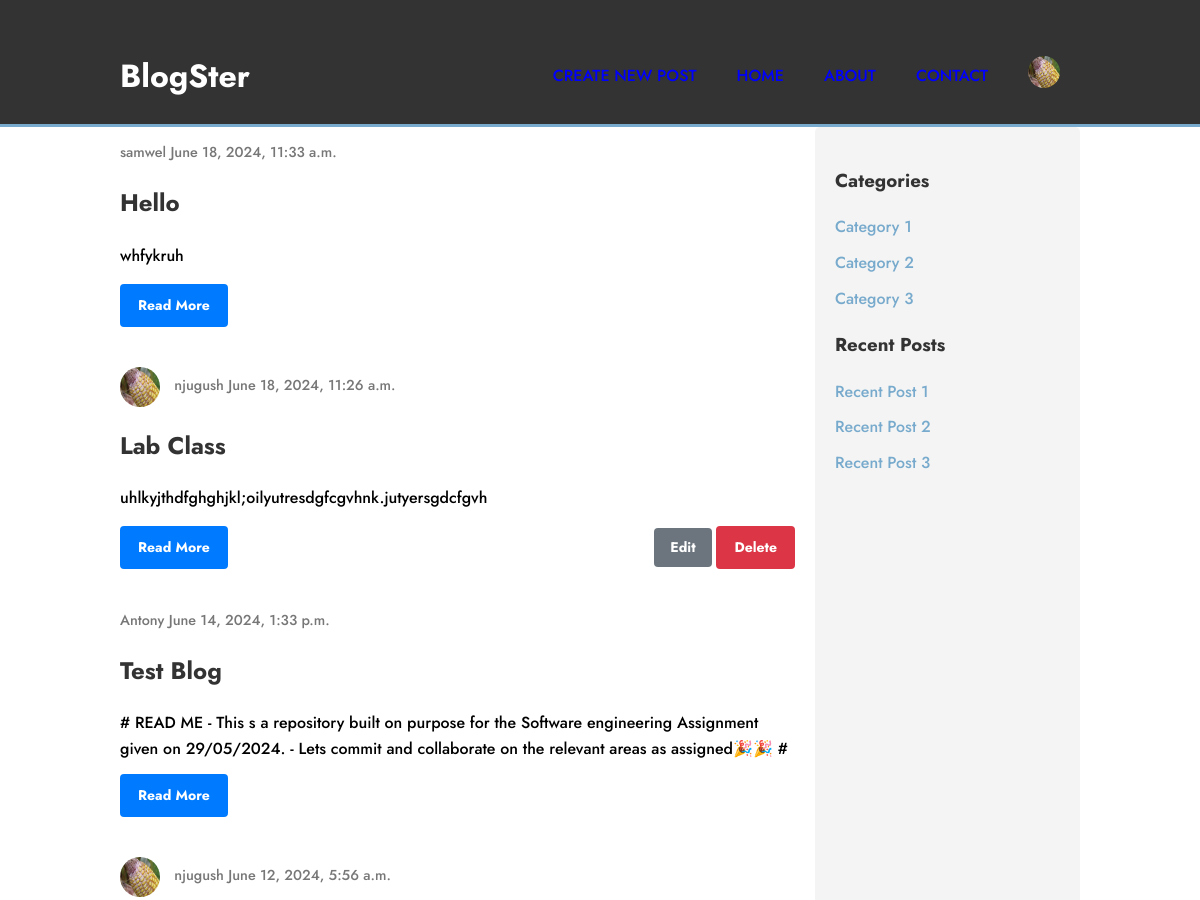
Before: / (signed in, upper part) with the older database file.
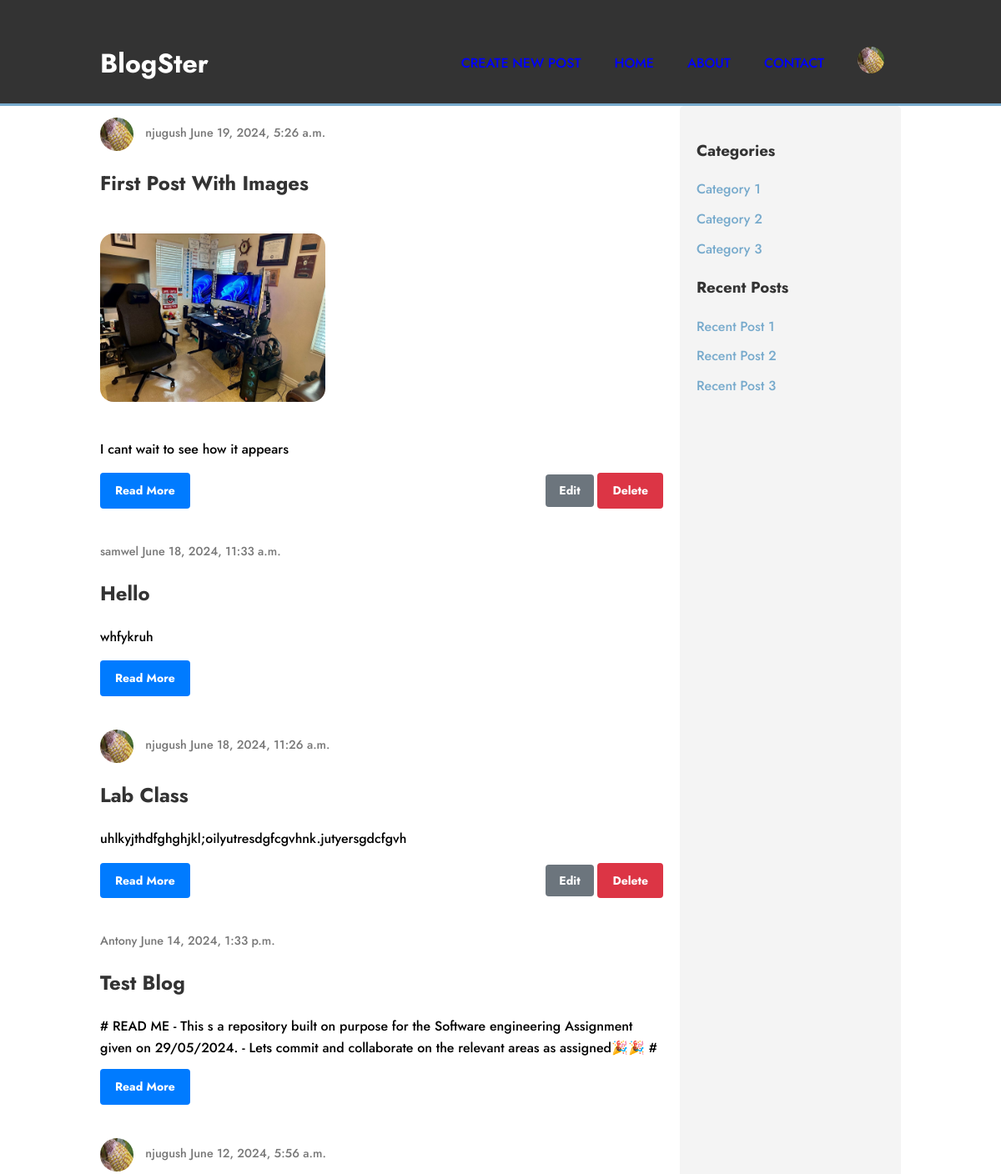
After: the same page with the newer database file.
### blog_app/models.py (models this page shows, shortened)
class UserProfile(models.Model):
    user = models.OneToOneField(User, on_delete=models.CASCADE)
    email = models.EmailField(max_length=254, blank=True)
    bio = models.TextField(blank=True)
    birth_date = models.DateField(null=True, blank=True)
    avatar = models.ImageField(upload_to='avatars/', default='avatars/default.jpg')

class Post(models.Model):
    title = models.CharField(max_length=100)
    content = models.TextField()
    date_posted = models.DateTimeField(default=timezone.now)
    author = models.ForeignKey(User, on_delete=models.CASCADE)
    image = models.ImageField(upload_to='post_images',blank=True,null = True)

### blog_app/views.py (the view)
# urls.py: path('',views.home, name='home'),
@login_required
def home(request):
    posts = Post.objects.select_related('author__userprofile').all().order_by('-date_posted')
    context = {
        "posts": posts
    }
    return render(request, 'blog_app/home.html', context)

### templates/blog_app/home.html (shortened to what this page needs)
{% extends "blog_app/base.html" %}
{% load static %}
{% block extrastyles %}
<link rel="stylesheet" href="{% static 'blogApp/forms.css' %}">
{% endblock %}
{% block content %}
<section class="blog-posts">
  {% if posts %}
    {% for post in posts %}
    <article class="post">
      <p class="post-meta">
        {% if post.author.userprofile.avatar %}
          <img src="{{ post.author.userprofile.avatar.url }}" alt="{{ post.author.username }}" class="author-profile-image">
        {% endif %}
        {{ post.author }} {{ post.date_posted }}
      </p>
      <h2>{{ post.title|title }}</h2>
      {% if post.image %}
        <img src="{{ post.image.url }}" alt="{{ post.title }}" class="post-image">
      {% endif %}
      <p class="content_home">{{ post.content }}</p>
      <div class="post-actions">
        <a href="{% url 'post_detail' post.id %}" class="btn btn-primary read-more">Read More</a>
        {% if request.user == post.author %}
        <div>
          <a href="{% url 'post_edit' post.id %}" class="btn btn-secondary">Edit</a>
          <a href="{% url 'post_delete' post.id %}" class="btn btn-danger">Delete</a>
        </div>
        {% endif %}
      </div>
    </article>
    {% endfor %}
  {% else %}
    <p>No posts available.</p>
  {% endif %}
</section>
{% endblock %}

### templates/blog_app/base.html (shortened to what this page needs)
{% load static %}
<!DOCTYPE html>
<html lang="en">
  <head>
    <link rel="stylesheet" href="{% static "blogApp/main.css" %}" />
    {% block extrastyles%}
    {% endblock %}
  </head>
  <body>
    <header>
      <div class="container">
        <h1>BlogSter</h1>
        <nav>
          <ul class = "nav_url">
            <li><a href="{% url 'post_create' %}" class="link">Create New Post</a></li>
            <li><a href="{% url 'home' %}" class="link">Home</a></li>
            <li><a href="#" class="link">About</a></li>
            <li><a href="#" class="link">Contact</a></li>
            <li ><a href="{% url 'profile' user.username %}" class="link"><img src ="{{user.userprofile.avatar.url }}" alt="Profile"class ="profile"/></a></li>
          </ul>
        </nav>
      </div>
    </header>
    <main class= 'container'>
        {% block content %}
        {% endblock %}
    <aside class="sidebar">
        <h3>Categories</h3>
        <ul>
          <li><a href="#">Category 1</a></li>
          <li><a href="#">Category 2</a></li>
          <li><a href="#">Category 3</a></li>
        </ul>
        <h3>Recent Posts</h3>
        <ul>
          <li><a href="#">Recent Post 1</a></li>
          <li><a href="#">Recent Post 2</a></li>
          <li><a href="#">Recent Post 3</a></li>
        </ul>
    </aside>
  </main>
  </body>
</html>

### static/blogApp/main.css (style rules this page uses)
body { font-family: "Jost", sans-serif; font-weight: 500; line-height: 1.6; margin: 0; padding: 0; }
.container { width: 80%; margin: auto; overflow: hidden; }
.content_home { max-height: 3rem; overflow: hidden; }
.nav_url { display:flex; align-items: center; }
.profile { width: 2rem; height: 2rem; border-radius: 50%; }
header { background: #333; color: #fff; padding-top: 30px; min-height: 70px; border-bottom: #77aacc 3px solid; }
header a { color: #fff; text-decoration: none; text-transform: uppercase; font-size: 16px; }
header ul { padding: 0; list-style: none; }
header li { display: inline; padding: 0 20px 0 20px; }
.link { color: blue; }
header h1 { float: left; }
header nav { float: right; margin-top: 10px; }
main { display: flex; justify-content: space-between; margin-top: 20px; }
.blog-posts { flex: 3; margin-right: 20px; }
.post-actions { display: flex; align-items: center; justify-content: space-between; }
.post { margin-bottom: 40px; }
.post h2 { color: #333; }
.post-meta { color: #777; font-size: 0.9em; }
.post-image { max-width: 40%; height: 40%; border-radius: 1rem; margin: 20px 0; }
.sidebar { flex: 1; background: #f4f4f4; padding: 20px; border-radius: 5px; }
.sidebar h3 { color: #333; }
.sidebar ul { list-style: none; padding: 0; }
.sidebar li { margin-bottom: 10px; }
.sidebar a { text-decoration: none; color: #77aacc; }
.author-profile-image { width: 40px; height: 40px; border-radius: 50%; margin-right: 10px; vertical-align: middle; }

### static/blogApp/forms.css (style rules this page uses)
.btn { display: inline-block; padding: 8px 16px; font-size: 14px; font-weight: bold; text-align: center; text-decoration: none; border-radius: 4px; transition: background-color 0.3s ease, color 0.3s ease; cursor: pointer; }
.btn-primary { background-color: #007bff; color: #fff; border: 2px solid #007bff; }
.btn-secondary { background-color: #6c757d; color: #fff; }
.btn-danger { background-color: #dc3545; color: #fff; border: 2px solid #dc3545; }

Changed rows visible on the page:
added Post: author.userprofile.avatar (picture), author "njugush", date_posted "June 19, 2024, 5:26 a.m.", title "First Post With Images", image (picture), content "I cant wait to see how it appears", shows "Edit"
